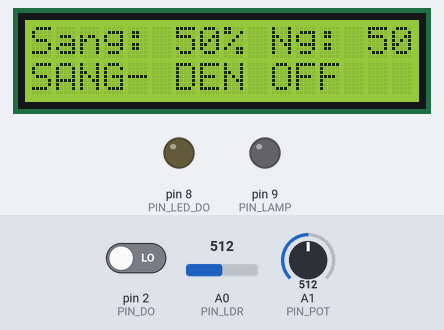
This sketch was run on a simulated Arduino Uno, built with avr-gcc and run on an emulated ATmega328P. On the bench: 16×2 character LCD, output pins drawn as LEDs (lit = HIGH). The inputs (shaded band) are chosen by the test bench; at power-on: A0 (PIN_LDR) = 512, A1 (PIN_POT) = 512, pin 2 (PIN_DO) LOW. What the sketch prints to the serial monitor is not drawn.

Above: at 2.8 s.
2.9 s: A0 (PIN_LDR) set to 479
At 3.9 s:
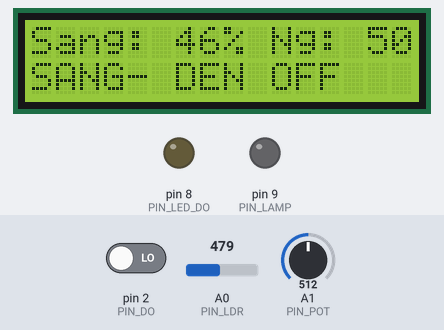
4.6 s: A0 (PIN_LDR) set to 458
At 5.0 s:
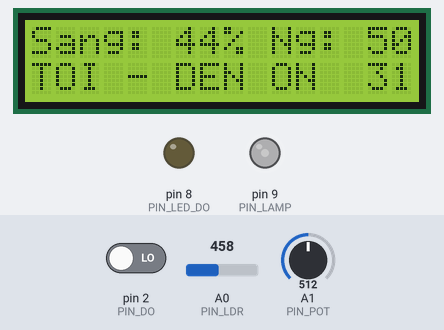
6.1 s: A1 (PIN_POT) set to 306
At 7.3 s:
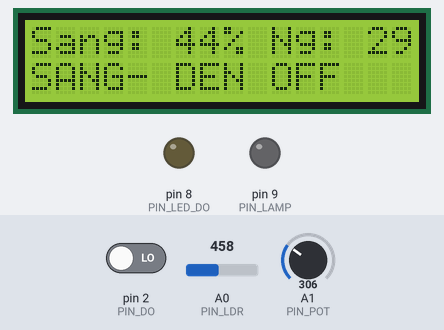
7.6 s: A1 (PIN_POT) set to 491
At 8.5 s:
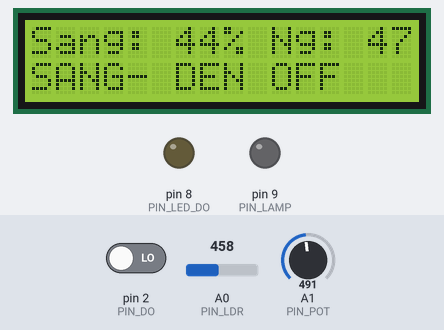
9.1 s: A1 (PIN_POT) set to 509
At 9.6 s:
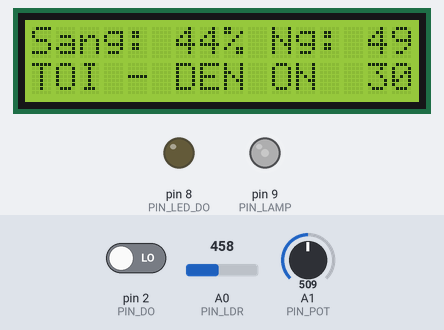
10.6 s: pin 2 (PIN_DO) driven HIGH
At 11.5 s:
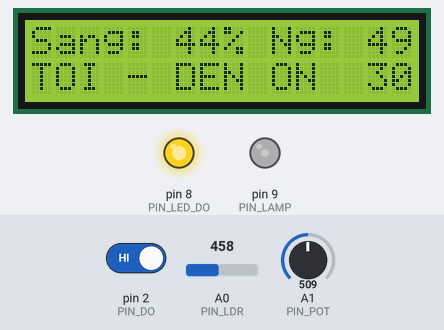
Timing chart, 0 to 13.1 s (numbered marks = the images above; inputs shaded):
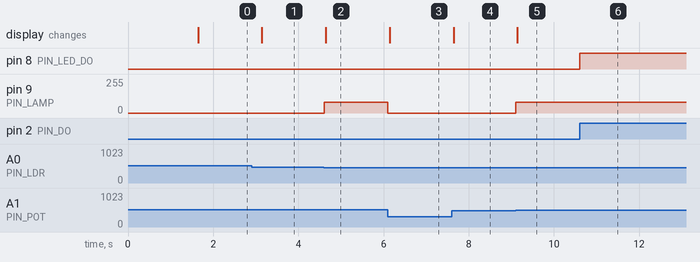

The sketch:

sketch.ino
```cpp
/* ============================================================
   CHƯƠNG 4 - ARDUINO VÀ CẢM BIẾN
   Mục 4.5D: CẢM BIẾN QUANG (LDR - Light Dependent Resistor)

   Đề tài: ĐÈN ĐƯỜNG TỰ ĐỘNG THEO ÁNH SÁNG MÔI TRƯỜNG

   Sách trình bày 2 mạch analog:
     4.5D1  LDR + Op-Amp LM358 + chiết áp 10K  -> so sánh ngưỡng
     4.5D2  LDR + 2 transistor BC547           -> khuếch đại đóng ngắt
   Bài này thay bộ so sánh phần cứng bằng Arduino:
     - LDR (cầu phân áp 10K) -> A0 : đọc mức sáng dạng analog (0..1023)
     - Chiết áp 10K          -> A1 : chỉnh ngưỡng sáng/tối (thay POT trong sách)
     - Ngõ DO của module     -> D2 : ngõ ra bộ so sánh LM358 có sẵn trên module
     - LED trắng (đèn đường) -> D9 (PWM): trời càng tối đèn càng sáng
     - LED vàng              -> D8 : soi trạng thái ngõ ra DO để đối chiếu
     - LCD 16x2 I2C          -> A4 (SDA), A5 (SCL)

   Cải tiến so với mạch trong sách:
     1. Ngưỡng chỉnh được bằng phần mềm + có TRỄ (hysteresis) nên đèn
        không chớp liên tục khi ánh sáng dao động quanh ngưỡng.
     2. Lọc nhiễu bằng trung bình trượt 8 mẫu.
     3. Điều khiển PWM: sáng dần theo mức tối thay vì chỉ ON/OFF.
   ============================================================ */

#include <Wire.h>
#include <LiquidCrystal_I2C.h>

// ---------------- Khai báo chân ----------------
const uint8_t PIN_LDR    = A0;   // ngõ ra analog của cảm biến quang
const uint8_t PIN_POT    = A1;   // chiết áp chỉnh ngưỡng
const uint8_t PIN_DO     = 2;    // ngõ ra số của module (bộ so sánh)
const uint8_t PIN_LAMP   = 9;    // LED trắng - phải là chân PWM
const uint8_t PIN_LED_DO = 8;    // LED báo trạng thái ngõ DO

// ---------------- Tham số ----------------
const bool  AO_TANG_THEO_ANH_SANG = true; // đổi thành false nếu module cho
                                          // giá trị giảm khi trời sáng
const int   HYSTERESIS = 40;    // vùng trễ (đơn vị ADC) tránh chớp đèn
const uint8_t SO_MAU   = 8;     // số mẫu lọc trung bình
const unsigned long CHU_KY_LCD = 250UL;

LiquidCrystal_I2C lcd(0x27, 16, 2);

int  boDem[SO_MAU];
uint8_t viTri = 0;
long tong = 0;

bool denDangSang = false;
unsigned long tLcd = 0;

// ============================================================
void setup() {
  pinMode(PIN_DO, INPUT);
  pinMode(PIN_LAMP, OUTPUT);
  pinMode(PIN_LED_DO, OUTPUT);

  Serial.begin(9600);
  Serial.println(F("=== DEN DUONG TU DONG - CAM BIEN QUANG LDR ==="));
  Serial.println(F("AnhSang\tNguong\tPWM\tTrangThai"));

  lcd.init();
  lcd.backlight();
  lcd.setCursor(0, 0);
  lcd.print(F(" CAM BIEN QUANG "));
  lcd.setCursor(0, 1);
  lcd.print(F("   LDR  4.5D    "));
  delay(1500);
  lcd.clear();

  // Nạp đầy bộ lọc bằng giá trị đọc được lúc khởi động
  int v = docAnhSang();
  for (uint8_t i = 0; i < SO_MAU; i++) { boDem[i] = v; tong += v; }
}

// ============================================================
void loop() {
  // --- 1. Đọc và lọc mức sáng ---
  int mau = docAnhSang();
  tong -= boDem[viTri];
  boDem[viTri] = mau;
  tong += mau;
  viTri = (viTri + 1) % SO_MAU;
  int anhSang = tong / SO_MAU;          // 0 = tối hẳn, 1023 = sáng nhất

  // --- 2. Đọc ngưỡng từ chiết áp 10K (vai trò của POT trong sơ đồ sách) ---
  int nguong = analogRead(PIN_POT);

  // --- 3. So sánh có vùng trễ ---
  if (!denDangSang && anhSang < nguong - HYSTERESIS) denDangSang = true;
  if ( denDangSang && anhSang > nguong + HYSTERESIS) denDangSang = false;

  // --- 4. Điều khiển đèn: càng tối càng sáng ---
  int pwm = 0;
  if (denDangSang) {
    pwm = map(anhSang, nguong, 0, 60, 255);   // tối hơn ngưỡng -> sáng dần
    pwm = constrain(pwm, 60, 255);
  }
  analogWrite(PIN_LAMP, pwm);

  // --- 5. Soi ngõ ra số DO của module (bộ so sánh phần cứng) ---
  // Module LDR thường cho DO = LOW khi cường độ sáng vượt ngưỡng chỉnh bằng biến trở
  bool doState = digitalRead(PIN_DO);
  digitalWrite(PIN_LED_DO, doState);

  // --- 6. Hiển thị ---
  hienThi(anhSang, nguong, pwm);
}

// ------------------------------------------------------------
int docAnhSang() {
  int raw = analogRead(PIN_LDR);
  return AO_TANG_THEO_ANH_SANG ? raw : (1023 - raw);
}

// ------------------------------------------------------------
void hienThi(int anhSang, int nguong, int pwm) {
  unsigned long now = millis();
  if (now - tLcd < CHU_KY_LCD) return;
  tLcd = now;

  int phanTramSang = map(anhSang, 0, 1023, 0, 100);
  int phanTramNg   = map(nguong,  0, 1023, 0, 100);

  lcd.setCursor(0, 0);
  lcd.print(F("Sang:"));
  in3KyTu(phanTramSang);
  lcd.print(F("% Ng:"));
  in3KyTu(phanTramNg);
  lcd.print(F("%"));

  lcd.setCursor(0, 1);
  if (denDangSang) {
    lcd.print(F("TOI - DEN ON "));
    in3KyTu(map(pwm, 0, 255, 0, 100));
    lcd.print(F("%"));
  } else {
    lcd.print(F("SANG- DEN OFF   "));
  }

  Serial.print(anhSang);  Serial.print('\t');
  Serial.print(nguong);   Serial.print('\t');
  Serial.print(pwm);      Serial.print('\t');
  Serial.println(denDangSang ? F("TOI -> BAT DEN") : F("SANG -> TAT DEN"));
}

// In số 0..100 luôn chiếm 3 ký tự để LCD không bị chữ thừa
void in3KyTu(int v) {
  if (v < 100) lcd.print(' ');
  if (v < 10)  lcd.print(' ');
  lcd.print(v);
}
```

Measured:
- the behaviour switches between 472 and 471 on A0 (PIN_LDR) (found by bisection; images 1 and 2)
- the behaviour switches between 498 and 499 on A1 (PIN_POT) (found by bisection; images 4 and 5)
- after the input at 2.9 s, the display: changes after 0.25 s (image 1)
- after the input at 4.6 s, pin 9 (PIN_LAMP): 0/255 → 80/255 at once; the display: changes at once (image 2)
- after the input at 6.1 s, pin 9 (PIN_LAMP): 80/255 → 0/255 at once; the display: changes at once (image 3)
- after the input at 7.6 s, the display: changes at once (image 4)
- after the input at 9.1 s, pin 9 (PIN_LAMP): 0/255 → 79/255 at once; the display: changes at once (image 5)
- after the input at 10.6 s, pin 8 (PIN_LED_DO): LOW → HIGH at once
